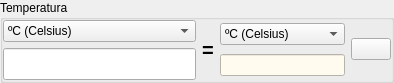
            <widget class="QGroupBox" name="groupBox_13">
             <property name="maximumSize">
              <size>
               <width>16777215</width>
               <height>82</height>
              </size>
             </property>
             <property name="title">
              <string>Temperatura</string>
             </property>
             <layout class="QGridLayout" name="gridLayout_34">
              <property name="sizeConstraint">
               <enum>QLayout::SetMinAndMaxSize</enum>
              </property>
              <property name="leftMargin">
               <number>0</number>
              </property>
              <property name="topMargin">
               <number>0</number>
              </property>
              <property name="rightMargin">
               <number>0</number>
              </property>
              <property name="bottomMargin">
               <number>0</number>
              </property>
              <item row="1" column="2">
               <layout class="QGridLayout" name="gridLayout_35">
                <item row="1" column="0">
                 <widget class="QLineEdit" name="lineEdit_36">
                  <property name="enabled">
                   <bool>true</bool>
                  </property>
                  <property name="font">
                   <font>
                    <weight>75</weight>
                    <bold>true</bold>
                   </font>
                  </property>
                  <property name="focusPolicy">
                   <enum>Qt::NoFocus</enum>
                  </property>
                  <property name="styleSheet">
                   <string notr="true">color: rgb(0, 0, 255);
background-color: rgb(255, 251, 239);</string>
                  </property>
                  <property name="alignment">
                   <set>Qt::AlignRight|Qt::AlignTrailing|Qt::AlignVCenter</set>
                  </property>
                  <property name="readOnly">
                   <bool>true</bool>
                  </property>
                 </widget>
                </item>
                <item row="0" column="0">
                 <widget class="QComboBox" name="comboBox_16">
                  <property name="focusPolicy">
                   <enum>Qt::NoFocus</enum>
                  </property>
                  <item>
                   <property name="text">
                    <string>ºC (Celsius)</string>
                   </property>
                  </item>
                  <item>
                   <property name="text">
                    <string>K (Kelvin)</string>
                   </property>
                  </item>
                  <item>
                   <property name="text">
                    <string>ºF (Fahrenheit)</string>
                   </property>
                  </item>
                 </widget>
                </item>
                <item row="0" column="1" rowspan="2">
                 <widget class="QPushButton" name="pushButton_15">
                  <property name="icon">
                   <iconset resource="recoverdrake.qrc">
                    <normaloff>:/Imagenes/sustituir.png</normaloff>:/Imagenes/sustituir.png</iconset>
                  </property>
                  <property name="iconSize">
                   <size>
                    <width>25</width>
                    <height>25</height>
                   </size>
                  </property>
                 </widget>
                </item>
               </layout>
              </item>
              <item row="1" column="0">
               <layout class="QGridLayout" name="gridLayout_36">
                <item row="0" column="0">
                 <widget class="QComboBox" name="comboBox_17">
                  <property name="focusPolicy">
                   <enum>Qt::NoFocus</enum>
                  </property>
                  <item>
                   <property name="text">
                    <string>ºC (Celsius)</string>
                   </property>
                  </item>
                  <item>
                   <property name="text">
                    <string>K (Kelvin)</string>
                   </property>
                  </item>
                  <item>
                   <property name="text">
                    <string>ºF (Fahrenheit)</string>
                   </property>
                  </item>
                 </widget>
                </item>
                <item row="1" column="0">
                 <widget class="QLineEdit" name="lineEdit_37">
                  <property name="font">
                   <font>
                    <pointsize>15</pointsize>
                    <weight>75</weight>
                    <bold>true</bold>
                   </font>
                  </property>
                  <property name="alignment">
                   <set>Qt::AlignRight|Qt::AlignTrailing|Qt::AlignVCenter</set>
                  </property>
                 </widget>
                </item>
               </layout>
              </item>
              <item row="1" column="1">
               <widget class="QLabel" name="label_47">
                <property name="font">
                 <font>
                  <pointsize>15</pointsize>
                  <weight>75</weight>
                  <bold>true</bold>
                 </font>
                </property>
                <property name="text">
                 <string>=</string>
                </property>
               </widget>
              </item>
             </layout>
            </widget>
